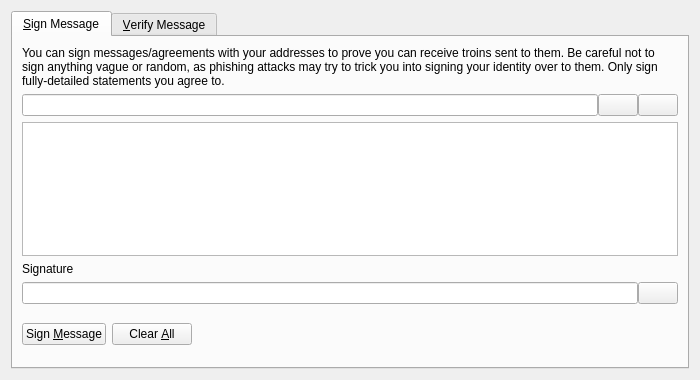
<?xml version="1.0" encoding="UTF-8"?>
<ui version="4.0">
 <class>SignVerifyMessageDialog</class>
 <widget class="QDialog" name="SignVerifyMessageDialog">
  <property name="geometry">
   <rect>
    <x>0</x>
    <y>0</y>
    <width>700</width>
    <height>380</height>
   </rect>
  </property>
  <property name="windowTitle">
   <string>Signatures - Sign / Verify a Message</string>
  </property>
  <property name="modal">
   <bool>true</bool>
  </property>
  <layout class="QVBoxLayout" name="verticalLayout">
   <item>
    <widget class="QTabWidget" name="tabWidget">
     <property name="currentIndex">
      <number>0</number>
     </property>
     <widget class="QWidget" name="tabSignMessage">
      <attribute name="title">
       <string>&amp;Sign Message</string>
      </attribute>
      <layout class="QVBoxLayout" name="verticalLayout_SM">
       <item>
        <widget class="QLabel" name="infoLabel_SM">
         <property name="text">
          <string>You can sign messages/agreements with your addresses to prove you can receive troins sent to them. Be careful not to sign anything vague or random, as phishing attacks may try to trick you into signing your identity over to them. Only sign fully-detailed statements you agree to.</string>
         </property>
         <property name="textFormat">
          <enum>Qt::PlainText</enum>
         </property>
         <property name="wordWrap">
          <bool>true</bool>
         </property>
        </widget>
       </item>
       <item>
        <layout class="QHBoxLayout" name="horizontalLayout_1_SM">
         <property name="spacing">
          <number>0</number>
         </property>
         <item>
          <widget class="QValidatedLineEdit" name="addressIn_SM">
           <property name="toolTip">
            <string>The Troin address to sign the message with</string>
           </property>
          </widget>
         </item>
         <item>
          <widget class="QPushButton" name="addressBookButton_SM">
           <property name="toolTip">
            <string>Choose previously used address</string>
           </property>
           <property name="text">
            <string/>
           </property>
           <property name="icon">
            <iconset resource="../bitcoin.qrc">
             <normaloff>:/icons/address-book</normaloff>:/icons/address-book</iconset>
           </property>
           <property name="shortcut">
            <string>Alt+A</string>
           </property>
           <property name="autoDefault">
            <bool>false</bool>
           </property>
          </widget>
         </item>
         <item>
          <widget class="QPushButton" name="pasteButton_SM">
           <property name="toolTip">
            <string>Paste address from clipboard</string>
           </property>
           <property name="text">
            <string/>
           </property>
           <property name="icon">
            <iconset resource="../bitcoin.qrc">
             <normaloff>:/icons/editpaste</normaloff>:/icons/editpaste</iconset>
           </property>
           <property name="shortcut">
            <string>Alt+P</string>
           </property>
           <property name="autoDefault">
            <bool>false</bool>
           </property>
          </widget>
         </item>
        </layout>
       </item>
       <item>
        <widget class="QPlainTextEdit" name="messageIn_SM">
         <property name="toolTip">
          <string>Enter the message you want to sign here</string>
         </property>
        </widget>
       </item>
       <item>
        <widget class="QLabel" name="signatureLabel_SM">
         <property name="text">
          <string>Signature</string>
         </property>
         <property name="textFormat">
          <enum>Qt::PlainText</enum>
         </property>
        </widget>
       </item>
       <item>
        <layout class="QHBoxLayout" name="horizontalLayout_2_SM">
         <property name="spacing">
          <number>0</number>
         </property>
         <item>
          <widget class="QLineEdit" name="signatureOut_SM">
           <property name="font">
            <font>
             <italic>true</italic>
            </font>
           </property>
           <property name="readOnly">
            <bool>true</bool>
           </property>
          </widget>
         </item>
         <item>
          <widget class="QPushButton" name="copySignatureButton_SM">
           <property name="toolTip">
            <string>Copy the current signature to the system clipboard</string>
           </property>
           <property name="text">
            <string/>
           </property>
           <property name="icon">
            <iconset resource="../bitcoin.qrc">
             <normaloff>:/icons/editcopy</normaloff>:/icons/editcopy</iconset>
           </property>
           <property name="autoDefault">
            <bool>false</bool>
           </property>
          </widget>
         </item>
        </layout>
       </item>
       <item>
        <layout class="QHBoxLayout" name="horizontalLayout_3_SM">
         <item>
          <widget class="QPushButton" name="signMessageButton_SM">
           <property name="toolTip">
            <string>Sign the message to prove you own this Troin address</string>
           </property>
           <property name="text">
            <string>Sign &amp;Message</string>
           </property>
           <property name="icon">
            <iconset resource="../bitcoin.qrc">
             <normaloff>:/icons/edit</normaloff>:/icons/edit</iconset>
           </property>
           <property name="autoDefault">
            <bool>false</bool>
           </property>
          </widget>
         </item>
         <item>
          <widget class="QPushButton" name="clearButton_SM">
           <property name="toolTip">
            <string>Reset all sign message fields</string>
           </property>
           <property name="text">
            <string>Clear &amp;All</string>
           </property>
           <property name="icon">
            <iconset resource="../bitcoin.qrc">
             <normaloff>:/icons/remove</normaloff>:/icons/remove</iconset>
           </property>
           <property name="autoDefault">
            <bool>false</bool>
           </property>
          </widget>
         </item>
         <item>
          <spacer name="horizontalSpacer_1_SM">
           <property name="orientation">
            <enum>Qt::Horizontal</enum>
           </property>
           <property name="sizeHint" stdset="0">
            <size>
             <width>40</width>
             <height>48</height>
            </size>
           </property>
          </spacer>
         </item>
         <item>
          <widget class="QLabel" name="statusLabel_SM">
           <property name="font">
            <font>
             <weight>75</weight>
             <bold>true</bold>
            </font>
           </property>
           <property name="text">
            <string/>
           </property>
           <property name="wordWrap">
            <bool>true</bool>
           </property>
          </widget>
         </item>
         <item>
          <spacer name="horizontalSpacer_2_SM">
           <property name="orientation">
            <enum>Qt::Horizontal</enum>
           </property>
           <property name="sizeHint" stdset="0">
            <size>
             <width>40</width>
             <height>48</height>
            </size>
           </property>
          </spacer>
         </item>
        </layout>
       </item>
      </layout>
     </widget>
     <widget class="QWidget" name="tabVerifyMessage">
      <attribute name="title">
       <string>&amp;Verify Message</string>
      </attribute>
      <layout class="QVBoxLayout" name="verticalLayout_VM">
       <item>
        <widget class="QLabel" name="infoLabel_VM">
         <property name="text">
          <string>Enter the receiver's address, message (ensure you copy line breaks, spaces, tabs, etc. exactly) and signature below to verify the message. Be careful not to read more into the signature than what is in the signed message itself, to avoid being tricked by a man-in-the-middle attack. Note that this only proves the signing party receives with the address, it cannot prove sendership of any transaction!</string>
         </property>
         <property name="textFormat">
          <enum>Qt::PlainText</enum>
         </property>
         <property name="alignment">
          <set>Qt::AlignLeading|Qt::AlignLeft|Qt::AlignTop</set>
         </property>
         <property name="wordWrap">
          <bool>true</bool>
         </property>
        </widget>
       </item>
       <item>
        <layout class="QHBoxLayout" name="horizontalLayout_1_VM">
         <property name="spacing">
          <number>0</number>
         </property>
         <item>
          <widget class="QValidatedLineEdit" name="addressIn_VM">
           <property name="toolTip">
            <string>The Troin address the message was signed with</string>
           </property>
          </widget>
         </item>
         <item>
          <widget class="QPushButton" name="addressBookButton_VM">
           <property name="toolTip">
            <string>Choose previously used address</string>
           </property>
           <property name="text">
            <string/>
           </property>
           <property name="icon">
            <iconset resource="../bitcoin.qrc">
             <normaloff>:/icons/address-book</normaloff>:/icons/address-book</iconset>
           </property>
           <property name="shortcut">
            <string>Alt+A</string>
           </property>
           <property name="autoDefault">
            <bool>false</bool>
           </property>
          </widget>
         </item>
        </layout>
       </item>
       <item>
        <widget class="QPlainTextEdit" name="messageIn_VM"/>
       </item>
       <item>
        <widget class="QValidatedLineEdit" name="signatureIn_VM"/>
       </item>
       <item>
        <layout class="QHBoxLayout" name="horizontalLayout_2_VM">
         <item>
          <widget class="QPushButton" name="verifyMessageButton_VM">
           <property name="toolTip">
            <string>Verify the message to ensure it was signed with the specified Troin address</string>
           </property>
           <property name="text">
            <string>Verify &amp;Message</string>
           </property>
           <property name="icon">
            <iconset resource="../bitcoin.qrc">
             <normaloff>:/icons/transaction_0</normaloff>:/icons/transaction_0</iconset>
           </property>
           <property name="autoDefault">
            <bool>false</bool>
           </property>
          </widget>
         </item>
         <item>
          <widget class="QPushButton" name="clearButton_VM">
           <property name="toolTip">
            <string>Reset all verify message fields</string>
           </property>
           <property name="text">
            <string>Clear &amp;All</string>
           </property>
           <property name="icon">
            <iconset resource="../bitcoin.qrc">
             <normaloff>:/icons/remove</normaloff>:/icons/remove</iconset>
           </property>
           <property name="autoDefault">
            <bool>false</bool>
           </property>
          </widget>
         </item>
         <item>
          <spacer name="horizontalSpacer_1_VM">
           <property name="orientation">
            <enum>Qt::Horizontal</enum>
           </property>
           <property name="sizeHint" stdset="0">
            <size>
             <width>40</width>
             <height>48</height>
            </size>
           </property>
          </spacer>
         </item>
         <item>
          <widget class="QLabel" name="statusLabel_VM">
           <property name="font">
            <font>
             <weight>75</weight>
             <bold>true</bold>
            </font>
           </property>
           <property name="text">
            <string/>
           </property>
           <property name="wordWrap">
            <bool>true</bool>
           </property>
          </widget>
         </item>
         <item>
          <spacer name="horizontalSpacer_2_VM">
           <property name="orientation">
            <enum>Qt::Horizontal</enum>
           </property>
           <property name="sizeHint" stdset="0">
            <size>
             <width>40</width>
             <height>48</height>
            </size>
           </property>
          </spacer>
         </item>
        </layout>
       </item>
      </layout>
     </widget>
    </widget>
   </item>
  </layout>
 </widget>
 <customwidgets>
  <customwidget>
   <class>QValidatedLineEdit</class>
   <extends>QLineEdit</extends>
   <header>qvalidatedlineedit.h</header>
  </customwidget>
 </customwidgets>
 <resources>
  <include location="../bitcoin.qrc"/>
 </resources>
 <connections/>
</ui>
